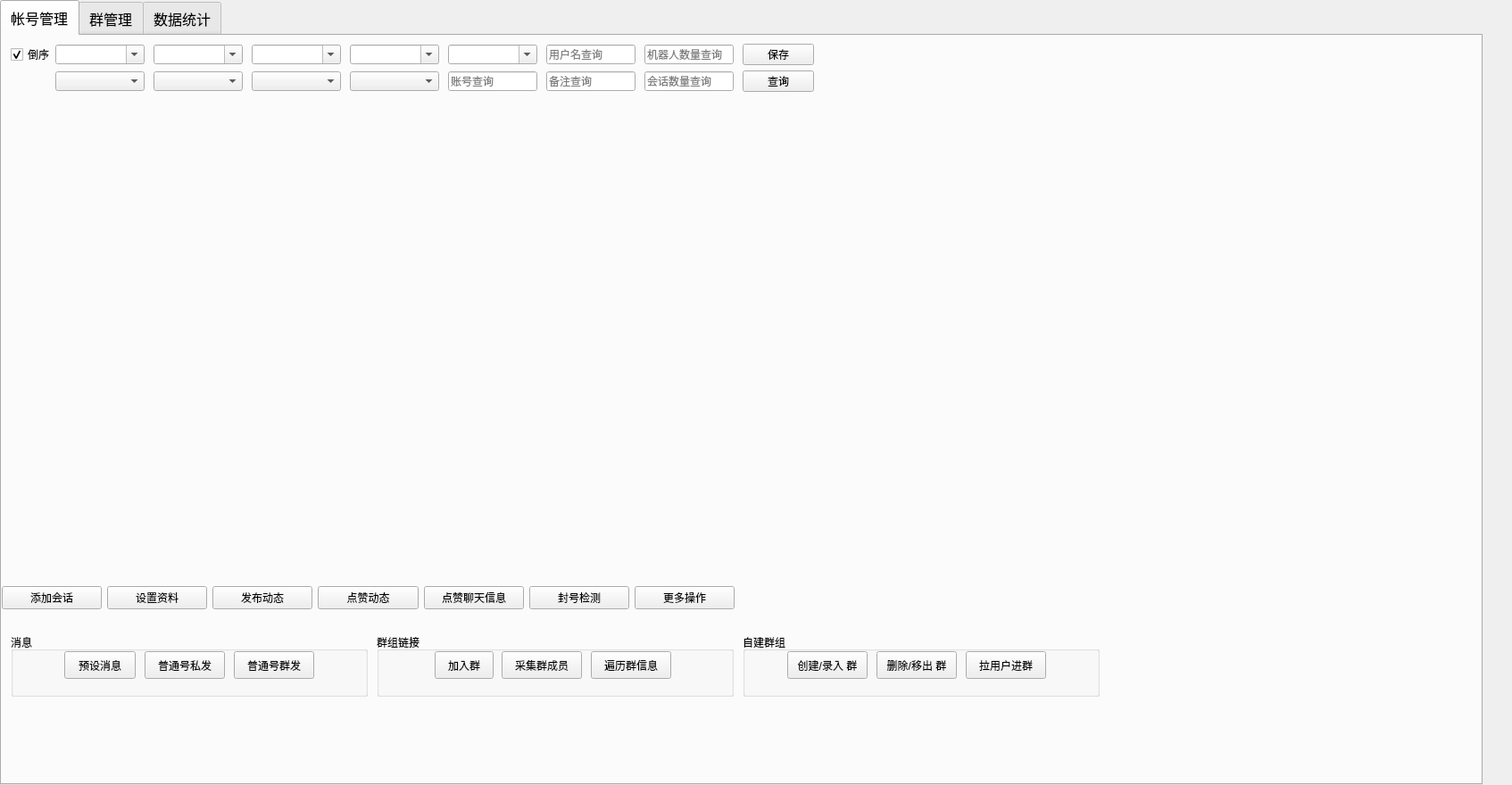
<?xml version="1.0" encoding="UTF-8"?>
<ui version="4.0">
 <class>Form</class>
 <widget class="QWidget" name="Form">
  <property name="geometry">
   <rect>
    <x>0</x>
    <y>0</y>
    <width>1694</width>
    <height>880</height>
   </rect>
  </property>
  <property name="windowTitle">
   <string/>
  </property>
  <widget class="QTabWidget" name="tabWidgetMain">
   <property name="geometry">
    <rect>
     <x>0</x>
     <y>0</y>
     <width>1661</width>
     <height>880</height>
    </rect>
   </property>
   <property name="minimumSize">
    <size>
     <width>0</width>
     <height>0</height>
    </size>
   </property>
   <property name="font">
    <font>
     <pointsize>12</pointsize>
    </font>
   </property>
   <property name="styleSheet">
    <string notr="true">QTabBar::tab{height:40px}</string>
   </property>
   <property name="currentIndex">
    <number>0</number>
   </property>
   <widget class="QWidget" name="tabAccount">
    <attribute name="title">
     <string>帐号管理</string>
    </attribute>
    <widget class="QGroupBox" name="groupBoxAdvertise">
     <property name="geometry">
      <rect>
       <x>10</x>
       <y>670</y>
       <width>400</width>
       <height>71</height>
      </rect>
     </property>
     <property name="title">
      <string>消息</string>
     </property>
     <widget class="QWidget" name="groupBoxToolbar1" native="true">
      <property name="geometry">
       <rect>
        <x>0</x>
        <y>20</y>
        <width>401</width>
        <height>31</height>
       </rect>
      </property>
      <widget class="QPushButton" name="btnSendNormalMsg">
       <property name="geometry">
        <rect>
         <x>150</x>
         <y>0</y>
         <width>90</width>
         <height>31</height>
        </rect>
       </property>
       <property name="styleSheet">
        <string notr="true"/>
       </property>
       <property name="text">
        <string>普通号私发</string>
       </property>
      </widget>
      <widget class="QPushButton" name="btnSendGroupMsg">
       <property name="geometry">
        <rect>
         <x>250</x>
         <y>0</y>
         <width>90</width>
         <height>31</height>
        </rect>
       </property>
       <property name="styleSheet">
        <string notr="true"/>
       </property>
       <property name="text">
        <string>普通号群发</string>
       </property>
      </widget>
      <widget class="QPushButton" name="btnPresettingMessages">
       <property name="geometry">
        <rect>
         <x>60</x>
         <y>0</y>
         <width>80</width>
         <height>31</height>
        </rect>
       </property>
       <property name="styleSheet">
        <string notr="true"/>
       </property>
       <property name="text">
        <string>预设消息</string>
       </property>
      </widget>
     </widget>
    </widget>
    <widget class="QGroupBox" name="groupBoxGroupSetting">
     <property name="geometry">
      <rect>
       <x>420</x>
       <y>670</y>
       <width>400</width>
       <height>71</height>
      </rect>
     </property>
     <property name="title">
      <string>群组链接</string>
     </property>
     <widget class="QWidget" name="groupBoxToolbar2" native="true">
      <property name="geometry">
       <rect>
        <x>0</x>
        <y>20</y>
        <width>401</width>
        <height>31</height>
       </rect>
      </property>
      <widget class="QPushButton" name="btnEnterGroup">
       <property name="geometry">
        <rect>
         <x>65</x>
         <y>0</y>
         <width>66</width>
         <height>31</height>
        </rect>
       </property>
       <property name="styleSheet">
        <string notr="true"/>
       </property>
       <property name="text">
        <string>加入群</string>
       </property>
      </widget>
      <widget class="QPushButton" name="btnCollectGroupMembers">
       <property name="geometry">
        <rect>
         <x>140</x>
         <y>0</y>
         <width>90</width>
         <height>31</height>
        </rect>
       </property>
       <property name="styleSheet">
        <string notr="true"/>
       </property>
       <property name="text">
        <string>采集群成员</string>
       </property>
      </widget>
      <widget class="QPushButton" name="btnCollectGroupInfo">
       <property name="geometry">
        <rect>
         <x>240</x>
         <y>0</y>
         <width>90</width>
         <height>31</height>
        </rect>
       </property>
       <property name="styleSheet">
        <string notr="true"/>
       </property>
       <property name="text">
        <string>遍历群信息</string>
       </property>
      </widget>
     </widget>
    </widget>
    <widget class="QGroupBox" name="groupBoxAddUserInGroup">
     <property name="geometry">
      <rect>
       <x>830</x>
       <y>670</y>
       <width>400</width>
       <height>71</height>
      </rect>
     </property>
     <property name="title">
      <string>自建群组</string>
     </property>
     <widget class="QWidget" name="groupBoxToolbar3" native="true">
      <property name="geometry">
       <rect>
        <x>0</x>
        <y>20</y>
        <width>401</width>
        <height>31</height>
       </rect>
      </property>
      <widget class="QPushButton" name="btnAddUserInGroup">
       <property name="geometry">
        <rect>
         <x>250</x>
         <y>0</y>
         <width>90</width>
         <height>31</height>
        </rect>
       </property>
       <property name="styleSheet">
        <string notr="true"/>
       </property>
       <property name="text">
        <string>拉用户进群</string>
       </property>
      </widget>
      <widget class="QPushButton" name="btnCreateGroup">
       <property name="geometry">
        <rect>
         <x>50</x>
         <y>0</y>
         <width>90</width>
         <height>31</height>
        </rect>
       </property>
       <property name="styleSheet">
        <string notr="true"/>
       </property>
       <property name="text">
        <string>创建/录入 群</string>
       </property>
      </widget>
      <widget class="QPushButton" name="btnDeleteGroup">
       <property name="geometry">
        <rect>
         <x>150</x>
         <y>0</y>
         <width>90</width>
         <height>31</height>
        </rect>
       </property>
       <property name="styleSheet">
        <string notr="true"/>
       </property>
       <property name="text">
        <string>删除/移出 群</string>
       </property>
      </widget>
     </widget>
    </widget>
    <widget class="QWidget" name="toolbarAccount2" native="true">
     <property name="geometry">
      <rect>
       <x>0</x>
       <y>610</y>
       <width>891</width>
       <height>41</height>
      </rect>
     </property>
     <widget class="QWidget" name="horizontalLayoutWidget">
      <property name="geometry">
       <rect>
        <x>0</x>
        <y>0</y>
        <width>821</width>
        <height>41</height>
       </rect>
      </property>
      <layout class="QHBoxLayout" name="horizontalLayout">
       <item>
        <widget class="QPushButton" name="btnAddSession">
         <property name="styleSheet">
          <string notr="true"/>
         </property>
         <property name="text">
          <string>添加会话</string>
         </property>
        </widget>
       </item>
       <item>
        <widget class="QPushButton" name="btnSetInfo">
         <property name="styleSheet">
          <string notr="true"/>
         </property>
         <property name="text">
          <string>设置资料</string>
         </property>
        </widget>
       </item>
       <item>
        <widget class="QPushButton" name="btnPostStatus">
         <property name="styleSheet">
          <string notr="true"/>
         </property>
         <property name="text">
          <string>发布动态</string>
         </property>
        </widget>
       </item>
       <item>
        <widget class="QPushButton" name="btnLikeStatus">
         <property name="styleSheet">
          <string notr="true"/>
         </property>
         <property name="text">
          <string>点赞动态</string>
         </property>
        </widget>
       </item>
       <item>
        <widget class="QPushButton" name="btnLikeTheMessage">
         <property name="styleSheet">
          <string notr="true"/>
         </property>
         <property name="text">
          <string>点赞聊天信息</string>
         </property>
        </widget>
       </item>
       <item>
        <widget class="QPushButton" name="btnDetermineDisable">
         <property name="styleSheet">
          <string notr="true"/>
         </property>
         <property name="text">
          <string>封号检测</string>
         </property>
        </widget>
       </item>
       <item>
        <widget class="QPushButton" name="btnMoreOperate">
         <property name="styleSheet">
          <string notr="true"/>
         </property>
         <property name="text">
          <string>更多操作</string>
         </property>
        </widget>
       </item>
      </layout>
     </widget>
    </widget>
    <widget class="QWidget" name="toolbarAccount1" native="true">
     <property name="geometry">
      <rect>
       <x>0</x>
       <y>0</y>
       <width>1241</width>
       <height>75</height>
      </rect>
     </property>
     <widget class="QComboBox" name="comboBoxRegion">
      <property name="geometry">
       <rect>
        <x>390</x>
        <y>10</y>
        <width>100</width>
        <height>22</height>
       </rect>
      </property>
      <property name="editable">
       <bool>true</bool>
      </property>
      <property name="placeholderText">
       <string>地区查询</string>
      </property>
      <item>
       <property name="text">
        <string>所有地区</string>
       </property>
      </item>
      <item>
       <property name="text">
        <string>未划分地区</string>
       </property>
      </item>
     </widget>
     <widget class="QComboBox" name="comboBoxIndustry">
      <property name="geometry">
       <rect>
        <x>500</x>
        <y>10</y>
        <width>100</width>
        <height>22</height>
       </rect>
      </property>
      <property name="editable">
       <bool>true</bool>
      </property>
      <property name="placeholderText">
       <string>行业查询</string>
      </property>
      <item>
       <property name="text">
        <string>所有行业</string>
       </property>
      </item>
      <item>
       <property name="text">
        <string>未划分行业</string>
       </property>
      </item>
     </widget>
     <widget class="QLineEdit" name="editUserName">
      <property name="geometry">
       <rect>
        <x>610</x>
        <y>10</y>
        <width>100</width>
        <height>22</height>
       </rect>
      </property>
      <property name="placeholderText">
       <string>用户名查询</string>
      </property>
     </widget>
     <widget class="QPushButton" name="btnAccountTableSave">
      <property name="geometry">
       <rect>
        <x>830</x>
        <y>9</y>
        <width>80</width>
        <height>24</height>
       </rect>
      </property>
      <property name="styleSheet">
       <string notr="true"/>
      </property>
      <property name="text">
       <string>保存</string>
      </property>
     </widget>
     <widget class="QLineEdit" name="editUserId">
      <property name="geometry">
       <rect>
        <x>500</x>
        <y>40</y>
        <width>100</width>
        <height>22</height>
       </rect>
      </property>
      <property name="placeholderText">
       <string>账号查询</string>
      </property>
     </widget>
     <widget class="QLineEdit" name="editRemark">
      <property name="geometry">
       <rect>
        <x>610</x>
        <y>40</y>
        <width>100</width>
        <height>22</height>
       </rect>
      </property>
      <property name="placeholderText">
       <string>备注查询</string>
      </property>
     </widget>
     <widget class="QCheckBox" name="checkAccountOrder">
      <property name="geometry">
       <rect>
        <x>10</x>
        <y>13</y>
        <width>61</width>
        <height>16</height>
       </rect>
      </property>
      <property name="text">
       <string>倒序</string>
      </property>
      <property name="checked">
       <bool>true</bool>
      </property>
     </widget>
     <widget class="QPushButton" name="btnAccountTableRefresh">
      <property name="geometry">
       <rect>
        <x>830</x>
        <y>39</y>
        <width>80</width>
        <height>24</height>
       </rect>
      </property>
      <property name="styleSheet">
       <string notr="true"/>
      </property>
      <property name="text">
       <string>查询</string>
      </property>
     </widget>
     <widget class="QComboBox" name="comboBoxEnable">
      <property name="geometry">
       <rect>
        <x>60</x>
        <y>40</y>
        <width>100</width>
        <height>22</height>
       </rect>
      </property>
      <property name="editable">
       <bool>false</bool>
      </property>
      <property name="placeholderText">
       <string>封禁状态查询</string>
      </property>
      <item>
       <property name="text">
        <string>全部(可用状态查询)</string>
       </property>
      </item>
      <item>
       <property name="text">
        <string>可用</string>
       </property>
      </item>
      <item>
       <property name="text">
        <string>封号</string>
       </property>
      </item>
     </widget>
     <widget class="QComboBox" name="comboBoxCountry">
      <property name="geometry">
       <rect>
        <x>60</x>
        <y>10</y>
        <width>100</width>
        <height>22</height>
       </rect>
      </property>
      <property name="editable">
       <bool>true</bool>
      </property>
      <property name="placeholderText">
       <string>国家查询</string>
      </property>
      <item>
       <property name="text">
        <string>所有国家</string>
       </property>
      </item>
      <item>
       <property name="text">
        <string>未划分国家</string>
       </property>
      </item>
     </widget>
     <widget class="QComboBox" name="comboBoxProvince">
      <property name="geometry">
       <rect>
        <x>170</x>
        <y>10</y>
        <width>100</width>
        <height>22</height>
       </rect>
      </property>
      <property name="editable">
       <bool>true</bool>
      </property>
      <property name="placeholderText">
       <string>省份查询</string>
      </property>
      <item>
       <property name="text">
        <string>所有省份</string>
       </property>
      </item>
      <item>
       <property name="text">
        <string>未划分省份</string>
       </property>
      </item>
     </widget>
     <widget class="QComboBox" name="comboBoxCity">
      <property name="geometry">
       <rect>
        <x>280</x>
        <y>10</y>
        <width>100</width>
        <height>22</height>
       </rect>
      </property>
      <property name="editable">
       <bool>true</bool>
      </property>
      <property name="placeholderText">
       <string>城市查询</string>
      </property>
      <item>
       <property name="text">
        <string>所有城市</string>
       </property>
      </item>
      <item>
       <property name="text">
        <string>未划分城市</string>
       </property>
      </item>
     </widget>
     <widget class="QComboBox" name="comboBoxUsed">
      <property name="geometry">
       <rect>
        <x>170</x>
        <y>40</y>
        <width>100</width>
        <height>22</height>
       </rect>
      </property>
      <property name="editable">
       <bool>false</bool>
      </property>
      <property name="currentText">
       <string/>
      </property>
      <property name="placeholderText">
       <string>封禁状态查询</string>
      </property>
      <item>
       <property name="text">
        <string>全部(使用状态查询)</string>
       </property>
      </item>
      <item>
       <property name="text">
        <string>启用</string>
       </property>
      </item>
      <item>
       <property name="text">
        <string>停用</string>
       </property>
      </item>
     </widget>
     <widget class="QLineEdit" name="editSessionCount">
      <property name="geometry">
       <rect>
        <x>720</x>
        <y>40</y>
        <width>100</width>
        <height>22</height>
       </rect>
      </property>
      <property name="placeholderText">
       <string>会话数量查询</string>
      </property>
     </widget>
     <widget class="QLineEdit" name="editBotCount">
      <property name="geometry">
       <rect>
        <x>720</x>
        <y>10</y>
        <width>100</width>
        <height>22</height>
       </rect>
      </property>
      <property name="placeholderText">
       <string>机器人数量查询</string>
      </property>
     </widget>
     <widget class="QComboBox" name="comboBoxRestricted">
      <property name="geometry">
       <rect>
        <x>280</x>
        <y>40</y>
        <width>100</width>
        <height>22</height>
       </rect>
      </property>
      <property name="editable">
       <bool>false</bool>
      </property>
      <property name="currentText">
       <string/>
      </property>
      <property name="placeholderText">
       <string>封禁状态查询</string>
      </property>
      <item>
       <property name="text">
        <string>全部(受限状态查询)</string>
       </property>
      </item>
      <item>
       <property name="text">
        <string>可用</string>
       </property>
      </item>
      <item>
       <property name="text">
        <string>限制</string>
       </property>
      </item>
     </widget>
     <widget class="QComboBox" name="comboBoxUnableOpen">
      <property name="geometry">
       <rect>
        <x>390</x>
        <y>40</y>
        <width>100</width>
        <height>22</height>
       </rect>
      </property>
      <property name="editable">
       <bool>false</bool>
      </property>
      <property name="currentText">
       <string/>
      </property>
      <property name="placeholderText">
       <string>封禁状态查询</string>
      </property>
      <item>
       <property name="text">
        <string>全部(代理状态查询)</string>
       </property>
      </item>
      <item>
       <property name="text">
        <string>可用</string>
       </property>
      </item>
      <item>
       <property name="text">
        <string>失效</string>
       </property>
      </item>
     </widget>
    </widget>
   </widget>
   <widget class="QWidget" name="tabGroup">
    <attribute name="title">
     <string>群管理</string>
    </attribute>
    <widget class="QWidget" name="toolbarGroup" native="true">
     <property name="geometry">
      <rect>
       <x>10</x>
       <y>10</y>
       <width>1571</width>
       <height>75</height>
      </rect>
     </property>
     <widget class="QComboBox" name="comboBoxRegionForGroup">
      <property name="geometry">
       <rect>
        <x>610</x>
        <y>10</y>
        <width>100</width>
        <height>22</height>
       </rect>
      </property>
      <property name="editable">
       <bool>true</bool>
      </property>
      <property name="placeholderText">
       <string>地区查询</string>
      </property>
      <item>
       <property name="text">
        <string>所有地区</string>
       </property>
      </item>
      <item>
       <property name="text">
        <string>未划分地区</string>
       </property>
      </item>
     </widget>
     <widget class="QLineEdit" name="editGroupTitle">
      <property name="geometry">
       <rect>
        <x>170</x>
        <y>40</y>
        <width>100</width>
        <height>22</height>
       </rect>
      </property>
      <property name="placeholderText">
       <string>群名称查询</string>
      </property>
     </widget>
     <widget class="QLineEdit" name="editRemarkForGroup">
      <property name="geometry">
       <rect>
        <x>280</x>
        <y>40</y>
        <width>100</width>
        <height>22</height>
       </rect>
      </property>
      <property name="placeholderText">
       <string>备注查询</string>
      </property>
     </widget>
     <widget class="QPushButton" name="btnImportGroups">
      <property name="geometry">
       <rect>
        <x>920</x>
        <y>9</y>
        <width>80</width>
        <height>24</height>
       </rect>
      </property>
      <property name="styleSheet">
       <string notr="true"/>
      </property>
      <property name="text">
       <string>导入</string>
      </property>
     </widget>
     <widget class="QPushButton" name="btnExportGroups">
      <property name="geometry">
       <rect>
        <x>1010</x>
        <y>9</y>
        <width>80</width>
        <height>24</height>
       </rect>
      </property>
      <property name="styleSheet">
       <string notr="true"/>
      </property>
      <property name="text">
       <string>导出</string>
      </property>
     </widget>
     <widget class="QCheckBox" name="checkGroupOrder">
      <property name="geometry">
       <rect>
        <x>10</x>
        <y>13</y>
        <width>61</width>
        <height>16</height>
       </rect>
      </property>
      <property name="text">
       <string>倒序</string>
      </property>
      <property name="checked">
       <bool>true</bool>
      </property>
     </widget>
     <widget class="QComboBox" name="comboBoxIndustryForGroup">
      <property name="geometry">
       <rect>
        <x>720</x>
        <y>10</y>
        <width>100</width>
        <height>22</height>
       </rect>
      </property>
      <property name="styleSheet">
       <string notr="true"/>
      </property>
      <property name="editable">
       <bool>true</bool>
      </property>
      <property name="placeholderText">
       <string>行业查询</string>
      </property>
      <item>
       <property name="text">
        <string>所有行业</string>
       </property>
      </item>
      <item>
       <property name="text">
        <string>未划分行业</string>
       </property>
      </item>
     </widget>
     <widget class="QPushButton" name="btnGroupTableRefresh">
      <property name="geometry">
       <rect>
        <x>830</x>
        <y>39</y>
        <width>80</width>
        <height>24</height>
       </rect>
      </property>
      <property name="styleSheet">
       <string notr="true"/>
      </property>
      <property name="text">
       <string>查询</string>
      </property>
     </widget>
     <widget class="QPushButton" name="btnGroupTableSave">
      <property name="geometry">
       <rect>
        <x>830</x>
        <y>10</y>
        <width>80</width>
        <height>24</height>
       </rect>
      </property>
      <property name="styleSheet">
       <string notr="true"/>
      </property>
      <property name="text">
       <string>保存</string>
      </property>
     </widget>
     <widget class="QLineEdit" name="editGroupName">
      <property name="geometry">
       <rect>
        <x>60</x>
        <y>40</y>
        <width>100</width>
        <height>22</height>
       </rect>
      </property>
      <property name="placeholderText">
       <string>群链接查询</string>
      </property>
     </widget>
     <widget class="QLineEdit" name="editGroupOther">
      <property name="geometry">
       <rect>
        <x>390</x>
        <y>40</y>
        <width>100</width>
        <height>22</height>
       </rect>
      </property>
      <property name="placeholderText">
       <string>其它信息查询</string>
      </property>
     </widget>
     <widget class="QComboBox" name="comboBoxLinkType">
      <property name="geometry">
       <rect>
        <x>60</x>
        <y>10</y>
        <width>100</width>
        <height>22</height>
       </rect>
      </property>
      <property name="editable">
       <bool>false</bool>
      </property>
      <property name="placeholderText">
       <string/>
      </property>
      <item>
       <property name="text">
        <string>所有链接</string>
       </property>
      </item>
      <item>
       <property name="text">
        <string>群组</string>
       </property>
      </item>
      <item>
       <property name="text">
        <string>频道</string>
       </property>
      </item>
      <item>
       <property name="text">
        <string>用户</string>
       </property>
      </item>
     </widget>
     <widget class="QComboBox" name="comboBoxCountryForGroup">
      <property name="geometry">
       <rect>
        <x>280</x>
        <y>10</y>
        <width>100</width>
        <height>22</height>
       </rect>
      </property>
      <property name="editable">
       <bool>true</bool>
      </property>
      <property name="placeholderText">
       <string>国家查询</string>
      </property>
      <item>
       <property name="text">
        <string>所有国家</string>
       </property>
      </item>
      <item>
       <property name="text">
        <string>未划分国家</string>
       </property>
      </item>
     </widget>
     <widget class="QComboBox" name="comboBoxProvinceForGroup">
      <property name="geometry">
       <rect>
        <x>390</x>
        <y>10</y>
        <width>100</width>
        <height>22</height>
       </rect>
      </property>
      <property name="editable">
       <bool>true</bool>
      </property>
      <property name="placeholderText">
       <string>省份查询</string>
      </property>
      <item>
       <property name="text">
        <string>所有省份</string>
       </property>
      </item>
      <item>
       <property name="text">
        <string>未划分省份</string>
       </property>
      </item>
     </widget>
     <widget class="QComboBox" name="comboBoxCityForGroup">
      <property name="geometry">
       <rect>
        <x>500</x>
        <y>10</y>
        <width>100</width>
        <height>22</height>
       </rect>
      </property>
      <property name="editable">
       <bool>true</bool>
      </property>
      <property name="placeholderText">
       <string>城市查询</string>
      </property>
      <item>
       <property name="text">
        <string>所有城市</string>
       </property>
      </item>
      <item>
       <property name="text">
        <string>未划分城市</string>
       </property>
      </item>
     </widget>
     <widget class="QPushButton" name="btnMoreOperateGroup">
      <property name="geometry">
       <rect>
        <x>920</x>
        <y>39</y>
        <width>80</width>
        <height>24</height>
       </rect>
      </property>
      <property name="styleSheet">
       <string notr="true"/>
      </property>
      <property name="text">
       <string>更多操作</string>
      </property>
     </widget>
     <widget class="QLineEdit" name="editMinMembers">
      <property name="geometry">
       <rect>
        <x>500</x>
        <y>40</y>
        <width>100</width>
        <height>22</height>
       </rect>
      </property>
      <property name="placeholderText">
       <string>最小成员数</string>
      </property>
     </widget>
     <widget class="QLineEdit" name="editMaxMembers">
      <property name="geometry">
       <rect>
        <x>610</x>
        <y>40</y>
        <width>100</width>
        <height>22</height>
       </rect>
      </property>
      <property name="placeholderText">
       <string>最大成员数</string>
      </property>
     </widget>
     <widget class="QComboBox" name="comboBoxIndustryConfirm">
      <property name="geometry">
       <rect>
        <x>720</x>
        <y>40</y>
        <width>100</width>
        <height>22</height>
       </rect>
      </property>
      <property name="editable">
       <bool>true</bool>
      </property>
      <property name="placeholderText">
       <string>行业查询</string>
      </property>
      <item>
       <property name="text">
        <string>行业确认(所有)</string>
       </property>
      </item>
      <item>
       <property name="text">
        <string>行业已确认</string>
       </property>
      </item>
      <item>
       <property name="text">
        <string>行业未确认</string>
       </property>
      </item>
     </widget>
     <widget class="QComboBox" name="comboBoxUsedForGroup">
      <property name="geometry">
       <rect>
        <x>170</x>
        <y>10</y>
        <width>100</width>
        <height>22</height>
       </rect>
      </property>
      <property name="editable">
       <bool>false</bool>
      </property>
      <property name="currentText">
       <string/>
      </property>
      <property name="placeholderText">
       <string>全部(使用状态查询)</string>
      </property>
      <item>
       <property name="text">
        <string>全部(使用状态查询)</string>
       </property>
      </item>
      <item>
       <property name="text">
        <string>启用</string>
       </property>
      </item>
      <item>
       <property name="text">
        <string>停用</string>
       </property>
      </item>
     </widget>
    </widget>
   </widget>
   <widget class="QWidget" name="tabStatistics">
    <attribute name="title">
     <string>数据统计</string>
    </attribute>
    <widget class="QWidget" name="toolbarStatistics" native="true">
     <property name="geometry">
      <rect>
       <x>10</x>
       <y>0</y>
       <width>1131</width>
       <height>41</height>
      </rect>
     </property>
     <widget class="QLineEdit" name="editAccountForStatistics">
      <property name="geometry">
       <rect>
        <x>320</x>
        <y>10</y>
        <width>120</width>
        <height>22</height>
       </rect>
      </property>
      <property name="placeholderText">
       <string>账号查询</string>
      </property>
     </widget>
     <widget class="QCheckBox" name="checkStatisticsOrder">
      <property name="geometry">
       <rect>
        <x>10</x>
        <y>13</y>
        <width>61</width>
        <height>16</height>
       </rect>
      </property>
      <property name="text">
       <string>倒序</string>
      </property>
      <property name="checked">
       <bool>true</bool>
      </property>
     </widget>
     <widget class="QPushButton" name="btnStatisticsTableRefresh">
      <property name="geometry">
       <rect>
        <x>690</x>
        <y>9</y>
        <width>80</width>
        <height>24</height>
       </rect>
      </property>
      <property name="styleSheet">
       <string notr="true"/>
      </property>
      <property name="text">
       <string>查询</string>
      </property>
     </widget>
     <widget class="QComboBox" name="comboDepartmentForStatistics">
      <property name="geometry">
       <rect>
        <x>60</x>
        <y>10</y>
        <width>120</width>
        <height>22</height>
       </rect>
      </property>
      <property name="placeholderText">
       <string>部门查询</string>
      </property>
     </widget>
     <widget class="QComboBox" name="comboStatisticsType">
      <property name="geometry">
       <rect>
        <x>190</x>
        <y>10</y>
        <width>120</width>
        <height>22</height>
       </rect>
      </property>
      <property name="placeholderText">
       <string>统计类型</string>
      </property>
      <item>
       <property name="text">
        <string>总汇</string>
       </property>
      </item>
      <item>
       <property name="text">
        <string>消息统计</string>
       </property>
      </item>
      <item>
       <property name="text">
        <string>账号统计</string>
       </property>
      </item>
     </widget>
     <widget class="QDateEdit" name="dateEdit">
      <property name="geometry">
       <rect>
        <x>450</x>
        <y>10</y>
        <width>110</width>
        <height>22</height>
       </rect>
      </property>
     </widget>
     <widget class="QDateEdit" name="dateEdit_2">
      <property name="geometry">
       <rect>
        <x>570</x>
        <y>10</y>
        <width>110</width>
        <height>22</height>
       </rect>
      </property>
     </widget>
    </widget>
   </widget>
  </widget>
 </widget>
 <resources/>
 <connections/>
</ui>
